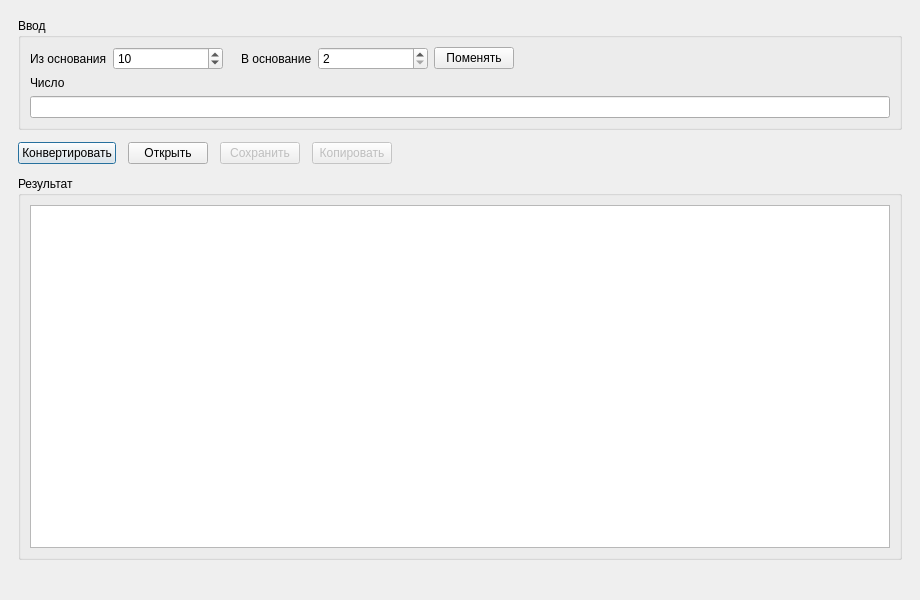
<?xml version="1.0" encoding="UTF-8"?>
<ui version="4.0">
 <class>MainWindow</class>
 <widget class="QMainWindow" name="MainWindow">
  <property name="geometry">
   <rect>
    <x>0</x>
    <y>0</y>
    <width>920</width>
    <height>600</height>
   </rect>
  </property>
  <property name="windowTitle">
   <string>Universal Converter</string>
  </property>
  <widget class="QWidget" name="centralwidget">
   <layout class="QVBoxLayout" name="mainLayout">
    <property name="spacing">
     <number>12</number>
    </property>
    <property name="leftMargin">
     <number>18</number>
    </property>
    <property name="topMargin">
     <number>18</number>
    </property>
    <property name="rightMargin">
     <number>18</number>
    </property>
    <property name="bottomMargin">
     <number>14</number>
    </property>
    <item>
     <widget class="QGroupBox" name="inputGroup">
      <property name="title">
       <string>Ввод</string>
      </property>
      <layout class="QVBoxLayout" name="inputLayout">
       <item>
        <layout class="QHBoxLayout" name="baseLayout">
         <item>
          <widget class="QLabel" name="sourceBaseLabel">
           <property name="text">
            <string>Из основания</string>
           </property>
          </widget>
         </item>
         <item>
          <widget class="QSpinBox" name="sourceBaseBox">
           <property name="minimumSize">
            <size>
             <width>110</width>
             <height>0</height>
            </size>
           </property>
           <property name="minimum">
            <number>2</number>
           </property>
           <property name="maximum">
            <number>500</number>
           </property>
           <property name="value">
            <number>10</number>
           </property>
          </widget>
         </item>
         <item>
          <spacer name="baseSpacer">
           <property name="orientation">
            <enum>Qt::Orientation::Horizontal</enum>
           </property>
           <property name="sizeType">
            <enum>QSizePolicy::Policy::Fixed</enum>
           </property>
           <property name="sizeHint" stdset="0">
            <size>
             <width>12</width>
             <height>20</height>
            </size>
           </property>
          </spacer>
         </item>
         <item>
          <widget class="QLabel" name="targetBaseLabel">
           <property name="text">
            <string>В основание</string>
           </property>
          </widget>
         </item>
         <item>
          <widget class="QSpinBox" name="targetBaseBox">
           <property name="minimumSize">
            <size>
             <width>110</width>
             <height>0</height>
            </size>
           </property>
           <property name="minimum">
            <number>2</number>
           </property>
           <property name="maximum">
            <number>500</number>
           </property>
           <property name="value">
            <number>2</number>
           </property>
          </widget>
         </item>
         <item>
          <widget class="QPushButton" name="swapButton">
           <property name="toolTip">
            <string>Поменять основания местами</string>
           </property>
           <property name="text">
            <string>Поменять</string>
           </property>
          </widget>
         </item>
         <item>
          <spacer name="baseStretch">
           <property name="orientation">
            <enum>Qt::Orientation::Horizontal</enum>
           </property>
           <property name="sizeHint" stdset="0">
            <size>
             <width>40</width>
             <height>20</height>
            </size>
           </property>
          </spacer>
         </item>
        </layout>
       </item>
       <item>
        <widget class="QLabel" name="inputLabel">
         <property name="text">
          <string>Число</string>
         </property>
        </widget>
       </item>
       <item>
        <widget class="QLineEdit" name="inputEdit">
         <property name="placeholderText">
          <string/>
         </property>
         <property name="clearButtonEnabled">
          <bool>true</bool>
         </property>
        </widget>
       </item>
      </layout>
     </widget>
    </item>
    <item>
     <layout class="QHBoxLayout" name="buttonLayout">
      <item>
       <widget class="QPushButton" name="convertButton">
        <property name="text">
         <string>Конвертировать</string>
        </property>
        <property name="default">
         <bool>true</bool>
        </property>
       </widget>
      </item>
      <item>
       <widget class="QPushButton" name="openButton">
        <property name="text">
         <string>Открыть</string>
        </property>
       </widget>
      </item>
      <item>
       <widget class="QPushButton" name="saveButton">
        <property name="enabled">
         <bool>false</bool>
        </property>
        <property name="text">
         <string>Сохранить</string>
        </property>
       </widget>
      </item>
      <item>
       <widget class="QPushButton" name="copyButton">
        <property name="enabled">
         <bool>false</bool>
        </property>
        <property name="text">
         <string>Копировать</string>
        </property>
       </widget>
      </item>
      <item>
       <spacer name="buttonStretch">
        <property name="orientation">
         <enum>Qt::Orientation::Horizontal</enum>
        </property>
        <property name="sizeHint" stdset="0">
         <size>
          <width>40</width>
          <height>20</height>
         </size>
        </property>
       </spacer>
      </item>
     </layout>
    </item>
    <item>
     <widget class="QGroupBox" name="outputGroup">
      <property name="title">
       <string>Результат</string>
      </property>
      <layout class="QVBoxLayout" name="outputLayout">
       <item>
        <widget class="QTextEdit" name="outputEdit">
         <property name="lineWrapMode">
          <enum>QTextEdit::LineWrapMode::WidgetWidth</enum>
         </property>
         <property name="readOnly">
          <bool>true</bool>
         </property>
         <property name="placeholderText">
          <string/>
         </property>
        </widget>
       </item>
      </layout>
     </widget>
    </item>
    <item>
     <widget class="QLabel" name="statusLabel">
      <property name="text">
       <string/>
      </property>
      <property name="textInteractionFlags">
       <set>Qt::TextInteractionFlag::TextSelectableByMouse</set>
      </property>
     </widget>
    </item>
   </layout>
  </widget>
 </widget>
 <resources/>
 <connections/>
</ui>
